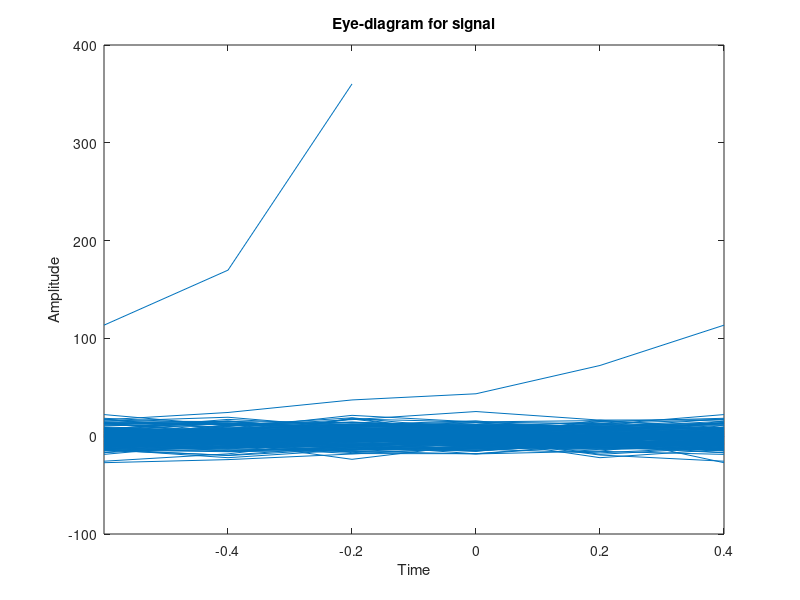
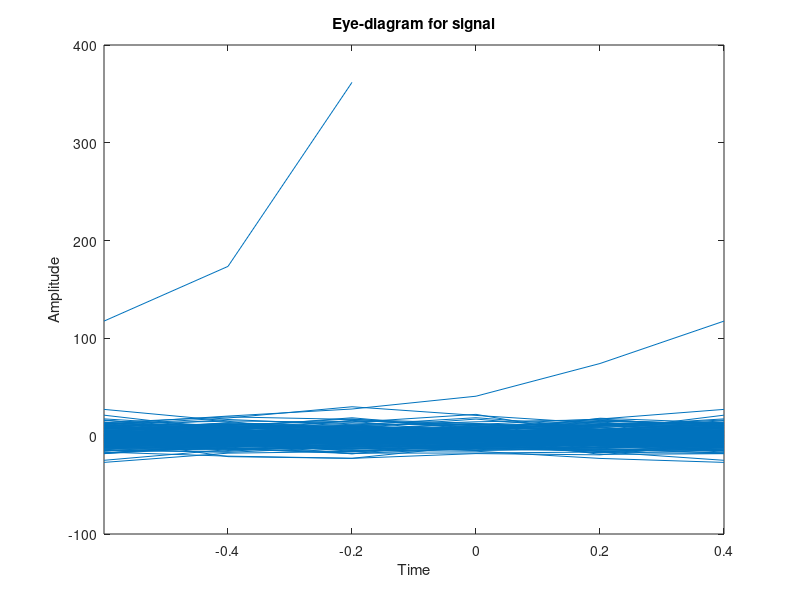
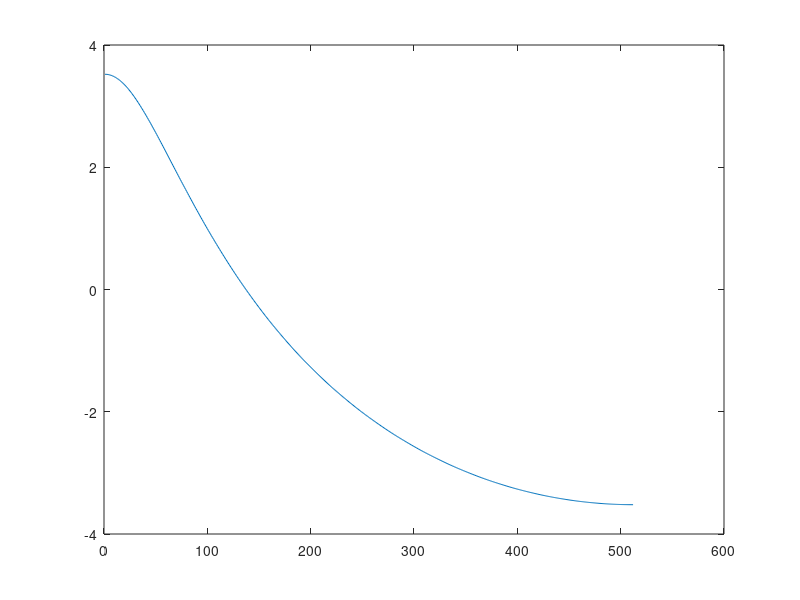

MATLAB code for these plots, in order:
clc; clear all; close all;

%% Load common variable
if ~exist("common.mat", 'file')
    common;
end

load("common.mat");

%% Configuration parameters

t_0_tilde = 12;
SNR_dB = 10;


%% Add noise

r_c_i = awgn(s_c_i, SNR_dB);
r_c_q = awgn(s_c_q, SNR_dB);

% eyediagram(r_c_i,4);

%% Reciver filter

% Costruzione del filtro g_M
% Per l'esercizio a è un "semplice" matched filter
% 
% r_r_i = r_c_i;
% r_r_q = r_c_q;

% MATCHED filter find on 
%   https://it.mathworks.com/matlabcentral/answers/4502-matched-filter

b_i = r_c_i(end:-1:1);
b_q = r_c_q(end:-1:1);

r_r_i = filter(b_i, 1, r_c_i);
r_r_q = filter(b_q, 1, r_c_q);

eyediagram(r_r_i, 5);
eyediagram(r_r_q, 5);


%% Sampling

t_0 = t_0_tilde * T / 4;

r_r_i = r_r_i(t_0:end);
r_r_q = r_r_q(t_0:end);

x_i = downsample(r_r_i,4*T);
x_q = downsample(r_r_q,4*T);

%% Filtering through C

y_i = filter([0 0 1],1,x_i);
%               |    |  `- Segnale da filtrare
%               |    `- Denominatore della funzione di trasferimento
%               `- Numeratore della funzione di trasferimento

y_q = filter([0 0 1],1,x_q);
%               |    |  `- Segnale da filtrare
%               |    `- Denominatore della funzione di trasferimento
%               `- Numeratore della funzione di trasferimento

%% Decision point


%% plots
figure
plot(10*log10(abs(freqz(q_c_num,q_c_denom))));



